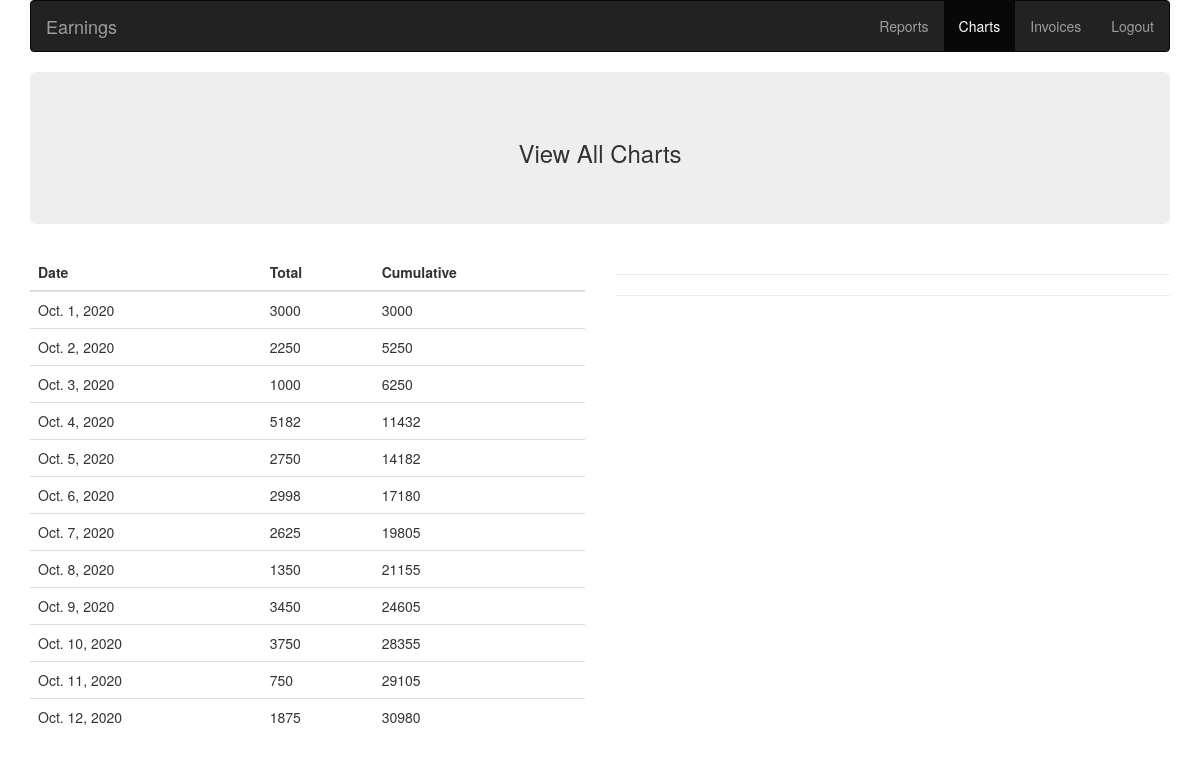
/charts/, run on the app's committed database.
### reports/models.py (models this page shows, shortened)
class Class(models.Model):
    student = models.CharField(max_length=30)
    date = models.DateField()
    start_time = models.TimeField()
    end_time = models.TimeField()
    subject = models.CharField(max_length=30)
    topic = models.CharField(max_length=60)
    homework = models.CharField(max_length=60)
    brought_over = models.CharField(max_length=60)
    remarks = models.CharField(max_length=100)
    duration = models.FloatField()
    payout = models.IntegerField()

### charts/views.py (the view)
# urls.py: 2. Add a URL to urlpatterns:  path('', views.home, name='home')
def home(request):
    classes = Class.objects.filter(
        date__gte="2020-10-1",
        date__lte="2020-10-31"
    )
    day_totals = get_day_totals(classes)
    charts_date, charts_day_totals, charts_cum_totals = get_for_chart(day_totals)
    charts_students, charts_stu_totals = get_student_wise(classes)
    context = {
        "day_totals": day_totals,
        "charts_date": charts_date,
        "charts_day_totals" : charts_day_totals,
        "charts_cum_totals" : charts_cum_totals,
        "students": charts_students,
        "chart_student_totals" : charts_stu_totals
    }
    return render(request, 'charts/home.html', context)

### charts/views.py (called while the page is built)
def get_day_totals(classes):
    d_wise = {}
    for c in classes:
        if c.date in d_wise:
            d_wise[c.date][0] += c.payout
        else:
            d_wise[c.date] = []
            d_wise[c.date].append(c.payout)
    cum = 0
    for day in d_wise:
        cum += d_wise[day][0]
        d_wise[day].append(cum)
    return d_wise

def get_for_chart(day_totals):
    dates = []
    d_t = []
    d_c = []
    for key in day_totals:
        dates.append(f"{key.strftime('%d')} {key.strftime('%b')}")
        d_t.append(day_totals[key][0])
        d_c.append(day_totals[key][1])
    return dates, d_t, d_c

def get_student_wise(classes):
    s_wise = {}
    for c in classes:
        if c.student in s_wise:
            s_wise[c.student] += c.payout
        else:
            s_wise[c.student] = c.payout
    s_wise = {k: v for k, v in sorted(s_wise.items(), key=lambda item: item[1], reverse=True)}
    return list(s_wise.keys()), list(s_wise.values())

### charts/templates/charts/home.html (shortened to what this page needs)
<!DOCTYPE html>
<html lang="en">
<head>
    {% load static %}
  <link rel="stylesheet" href="https://maxcdn.bootstrapcdn.com/bootstrap/3.4.1/css/bootstrap.min.css">
</head>
<body>
    <div class="container">
        <nav class="navbar navbar-inverse">
          <div class="container-fluid">
            <div class="navbar-header">
              <a class="navbar-brand" href="{% url 'landing' %}">Earnings</a>
            </div>
            <ul class="nav navbar-nav navbar-right">
              <li><a href="{% url 'dashboard' %}">Reports</a></li>
              <li class="active"><a href="#">Charts</a></li>
              <li><a href="{% url 'invoices_home' %}">Invoices</a></li>
              <li><a href="{% url 'logout' %}">Logout</a></li>
            </ul>
          </div>
        </nav>
        <div class="jumbotron text-center">
            <h3>View All Charts </h3>
        </div>
    </div>
    <div class="container">
        <div class="row">
            <div class="col-md-6">
                <div class="table-responsive">
                  <table class="table table-hover">
                    <thead>
                      <tr>
                        <th>Date</th>
                        <th>Total</th>
                        <th>Cumulative</th>
                      </tr>
                    </thead>
                    <tbody>
                    {% for key, value in day_totals.items %}
                      <tr>
                        <td>{{key}}</td>
                          {% for v in value %}
                            <td>{{v}}</td>
                          {% endfor %}
                      </tr>
                    {% endfor %}
                    </tbody>
                  </table>
              </div>
            </div>
            <div class="col-md-6">
                <hr>
                <hr>
            </div>
        </div>
    </div>
</body>
</html>

### data on the page
Class: day_totals "Oct. 1, 2020"
Class: day_totals "Oct. 2, 2020"
Class: day_totals "Oct. 3, 2020"
Class: day_totals "Oct. 4, 2020"
Class: day_totals "Oct. 5, 2020"
Class: day_totals "Oct. 6, 2020"
Class: day_totals "Oct. 7, 2020"
Class: day_totals "Oct. 8, 2020"
Class: day_totals "Oct. 9, 2020"
Class: day_totals "Oct. 10, 2020"
Class: day_totals "Oct. 11, 2020"
Class: day_totals "Oct. 12, 2020"

### other printed values
{{ v }} "3000" "3000" "2250" "5250" "1000" "6250" "5182" "11432" "2750" "14182" "2998" "17180" "2625" "19805" "1350" "21155" "3450" "24605" "3750" "28355" "750" "29105" "1875" "30980"
